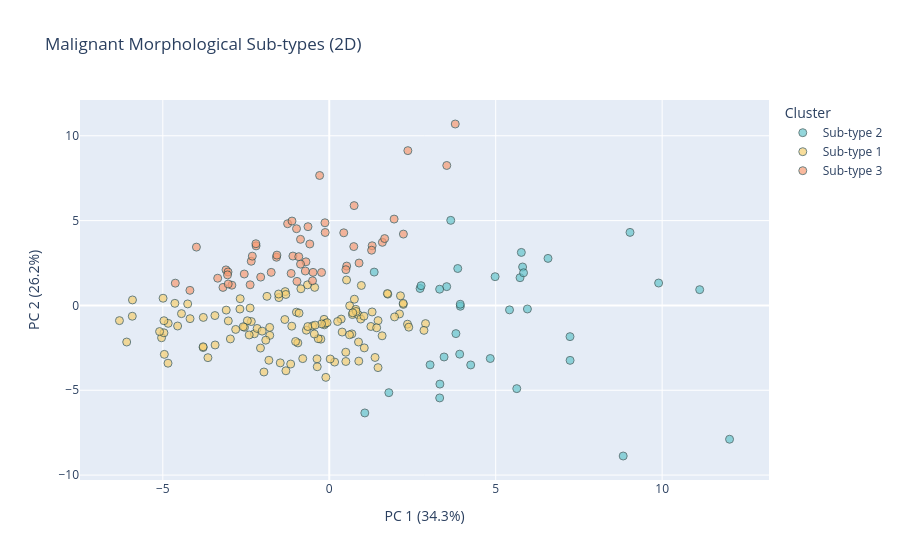

Here is the notebook cell this chart was saved with:
### Code cell
# VISUALIZE: Malignant Sub-types
fig_malig = px.scatter(
    df_malig_pca, x='pca1', y='pca2', color='Cluster',
    color_discrete_sequence=px.colors.qualitative.Pastel,
    title='Malignant Morphological Sub-types (2D)',
    labels={'pca1': f'PC 1 ({var_malig[0]*100:.1f}%)', 'pca2': f'PC 2 ({var_malig[1]*100:.1f}%)'},
    opacity=0.7
)
fig_malig.update_traces(marker=dict(size=8, line=dict(width=1, color='DarkSlateGrey')))
fig_malig.show()
